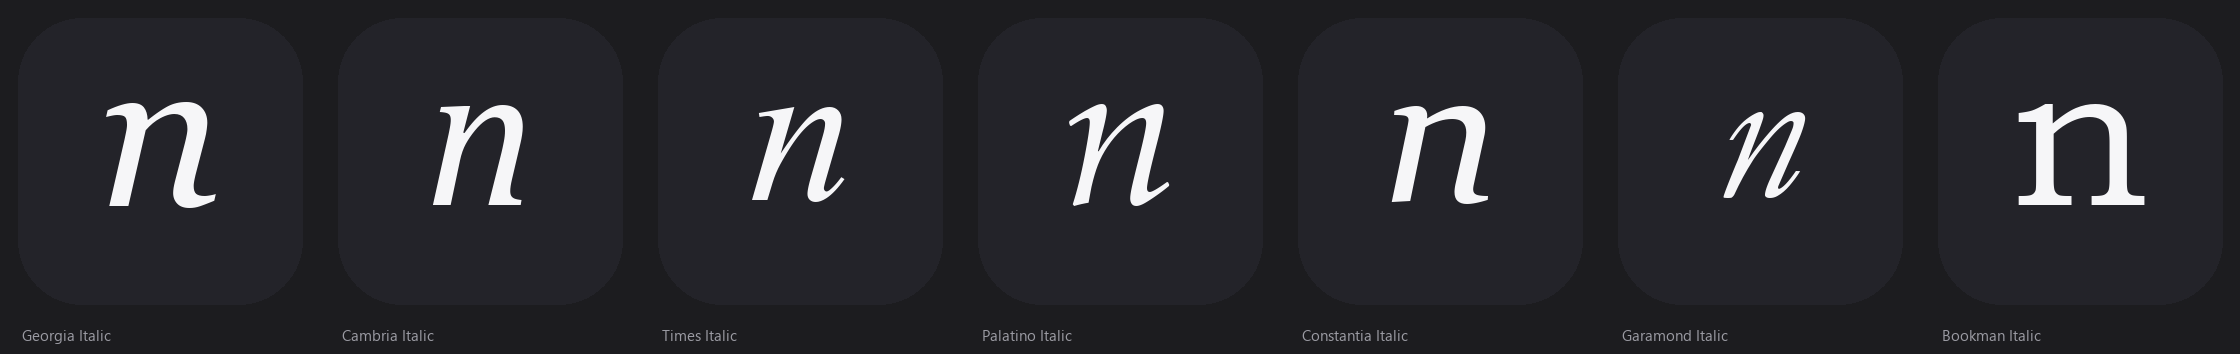

Write Python code to recreate this figure.
"""Contact sheet: compare italic serif 'n' glyphs for the Nalo Flow mark."""
from pathlib import Path

from PIL import Image, ImageDraw, ImageFont

FONTS = {
    "Georgia Italic": r"C:\Windows\Fonts\georgiai.ttf",
    "Cambria Italic": r"C:\Windows\Fonts\cambriai.ttf",
    "Times Italic": r"C:\Windows\Fonts\timesi.ttf",
    "Palatino Italic": r"C:\Windows\Fonts\palai.ttf",
    "Constantia Italic": r"C:\Windows\Fonts\constani.ttf",
    "Garamond Italic": r"C:\Windows\Fonts\GARAIT.TTF",
    "Bookman Italic": r"C:\Windows\Fonts\bookos.ttf",
}

CELL = 320
sheet = Image.new("RGB", (CELL * len(FONTS), CELL + 34), "#1c1c1f")
draw = ImageDraw.Draw(sheet)
label_font = ImageFont.truetype(r"C:\Windows\Fonts\segoeui.ttf", 15)

for index, (name, path) in enumerate(FONTS.items()):
    x = index * CELL
    draw.rounded_rectangle([x + 18, 18, x + CELL - 18, CELL - 16], radius=64, fill="#232329")
    try:
        font = ImageFont.truetype(path, 210)
    except Exception as error:  # pragma: no cover
        draw.text((x + 24, 120), f"fail: {error}", fill="#ff8888")
        continue
    bbox = draw.textbbox((0, 0), "n", font=font)
    width, height = bbox[2] - bbox[0], bbox[3] - bbox[1]
    draw.text((x + (CELL - width) / 2 - bbox[0], 24 + (CELL - 58 - height) / 2 - bbox[1]),
              "n", font=font, fill="#f6f6f8")
    draw.text((x + 22, CELL + 4), name, font=label_font, fill="#9a9aa2")

out = Path(r"C:\Users\Admin（无密码）\Documents\deepseek-harness\default-workspace\nalo-flow\tools\font-sheet.png")
out.parent.mkdir(parents=True, exist_ok=True)
sheet.save(out)
print(out, sheet.size)
